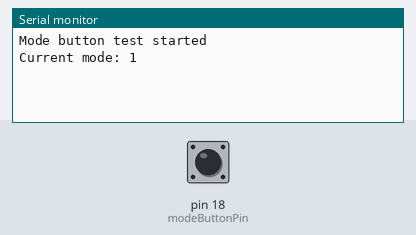
This sketch was run on a simulated Arduino Uno, built with avr-gcc and run on an emulated ATmega328P. Shown: the last lines printed to the serial monitor. The test bench sets the inputs (shaded band); at power-on: pin 18 (modeButtonPin) HIGH.

Above: at 1.2 s.
1.3 s: pin 18 (modeButtonPin) pulled LOW for 0.15 s
At 2.5 s:
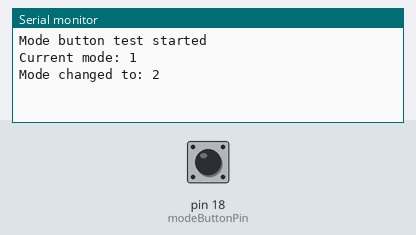
2.9 s: pin 18 (modeButtonPin) pulled LOW for 1 s
At 3.7 s:
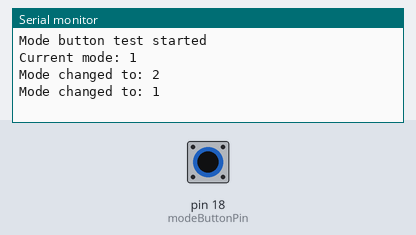

The sketch:

04_mode_button_test.ino
```cpp
const int modeButtonPin = 18;

int mode = 1;
int lastButtonState = HIGH;

void setup() {
  Serial.begin(115200);
  pinMode(modeButtonPin, INPUT_PULLUP);

  Serial.println("Mode button test started");
  Serial.println("Current mode: 1");
}

void loop() {
  int buttonState = digitalRead(modeButtonPin);

  // Detect button press, not button hold
  if (lastButtonState == HIGH && buttonState == LOW) {
    if (mode == 1) {
      mode = 2;
    } else {
      mode = 1;
    }

    Serial.print("Mode changed to: ");
    Serial.println(mode);

    delay(250); // simple debounce
  }

  lastButtonState = buttonState;
}
```

Measured:
- after the input at 1.3 s, the serial monitor: prints a new line at once (image 1)
- after the input at 2.9 s, the serial monitor: prints a new line at once (image 2)
